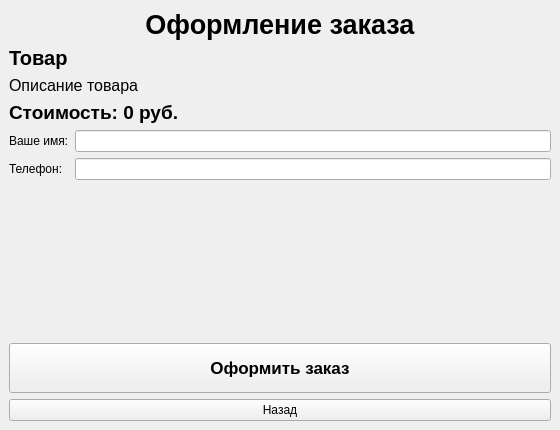
<?xml version="1.0" encoding="UTF-8"?>
<ui version="4.0">
 <class>OrderWindow</class>
 <widget class="QMainWindow" name="OrderWindow">
  <property name="geometry">
   <rect><x>0</x><y>0</y><width>560</width><height>430</height></rect>
  </property>
  <property name="windowTitle">
   <string>Заказ</string>
  </property>
  <widget class="QWidget" name="centralwidget">
   <layout class="QVBoxLayout" name="verticalLayout">
    <item>
     <widget class="QLabel" name="titleLabel">
      <property name="font"><font><pointsize>20</pointsize><bold>true</bold></font></property>
      <property name="text"><string>Оформление заказа</string></property>
      <property name="alignment"><set>Qt::AlignmentFlag::AlignCenter</set></property>
     </widget>
    </item>
    <item>
     <widget class="QLabel" name="productNameLabel">
      <property name="font"><font><pointsize>15</pointsize><bold>true</bold></font></property>
      <property name="text"><string>Товар</string></property>
      <property name="wordWrap"><bool>true</bool></property>
     </widget>
    </item>
    <item>
     <widget class="QLabel" name="descriptionLabel">
      <property name="font"><font><pointsize>12</pointsize></font></property>
      <property name="text"><string>Описание товара</string></property>
      <property name="wordWrap"><bool>true</bool></property>
     </widget>
    </item>
    <item>
     <widget class="QLabel" name="priceLabel">
      <property name="font"><font><pointsize>14</pointsize><bold>true</bold></font></property>
      <property name="text"><string>Стоимость: 0 руб.</string></property>
     </widget>
    </item>
    <item>
     <layout class="QFormLayout" name="formLayout">
      <item row="0" column="0">
       <widget class="QLabel" name="nameTextLabel">
        <property name="text"><string>Ваше имя:</string></property>
       </widget>
      </item>
      <item row="0" column="1">
       <widget class="QLineEdit" name="customerNameEdit"/>
      </item>
      <item row="1" column="0">
       <widget class="QLabel" name="phoneTextLabel">
        <property name="text"><string>Телефон:</string></property>
       </widget>
      </item>
      <item row="1" column="1">
       <widget class="QLineEdit" name="phoneEdit"/>
      </item>
     </layout>
    </item>
    <item>
     <spacer name="verticalSpacer">
      <property name="orientation"><enum>Qt::Orientation::Vertical</enum></property>
      <property name="sizeHint" stdset="0"><size><width>20</width><height>30</height></size></property>
     </spacer>
    </item>
    <item>
     <widget class="QPushButton" name="confirmButton">
      <property name="minimumSize"><size><width>220</width><height>50</height></size></property>
      <property name="font"><font><pointsize>13</pointsize><bold>true</bold></font></property>
      <property name="text"><string>Оформить заказ</string></property>
     </widget>
    </item>
    <item>
     <widget class="QPushButton" name="backButton">
      <property name="text"><string>Назад</string></property>
     </widget>
    </item>
   </layout>
  </widget>
 </widget>
 <resources/>
 <connections/>
</ui>
